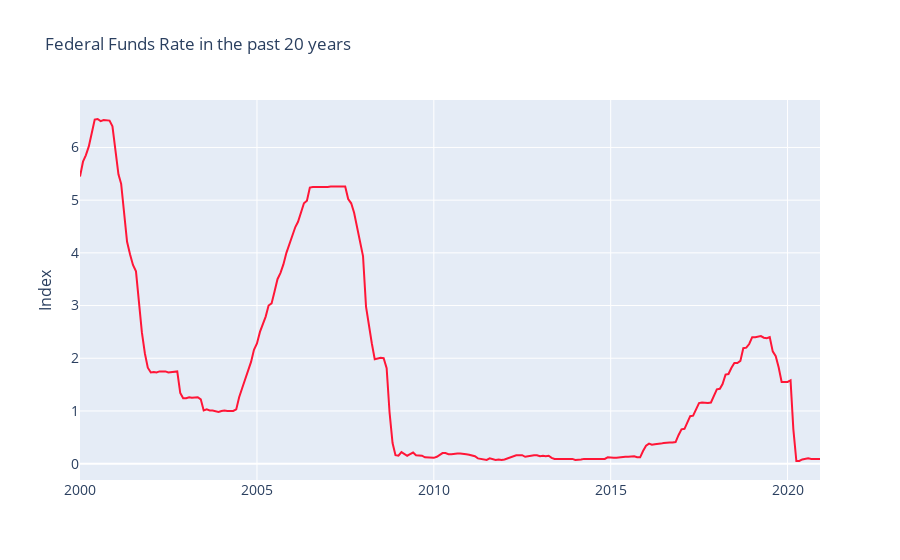

This figure's notebook cell:
### Markdown cell above
From the plot we see that Federal funds rate has varied throughout the years. After the recession of 2008 we see that these rates remained low for a large period of time until 2016.

### Code cell
fig = go.Figure()
fig.add_trace(go.Line(x=interest_rates['DATE'], y= interest_rates['FEDFUNDS'], name='Interest Rates', marker_color='rgb(255, 22, 55)'))
fig.update_layout(title='Federal Funds Rate in the past 20 years',xaxis_tickfont_size=14,
                  yaxis=dict(title='Index',titlefont_size=16,tickfont_size=14,),
    legend=dict(x=0,y=1.0,bgcolor='rgba(255, 255, 255,0)',bordercolor='rgba(255, 255, 255, 0)'),barmode='group',bargap=0.15, bargroupgap=0.1)
fig.show()

### Figure 1 — Plotly figure (JSON) as saved in the notebook; plotly's stock layout.template omitted (floating-point values rounded to 4 significant figures; data arrays with more than 128 entries replaced by an {"elided": "..."} marker saying what was removed)
{"data": [{"marker": {"color": "rgb(255, 22, 55)"}, "name": "Interest Rates", "type": "scatter", "x": {"elided": "252 str values"}, "y": {"elided": "252 float values"}}], "layout": {"bargap": 0.15, "bargroupgap": 0.1, "barmode": "group", "legend": {"bgcolor": "rgba(255, 255, 255,0)", "bordercolor": "rgba(255, 255, 255, 0)", "x": 0, "y": 1}, "title": {"text": "Federal Funds Rate in the past 20 years"}, "xaxis": {"tickfont": {"size": 14}}, "yaxis": {"tickfont": {"size": 14}, "title": {"font": {"size": 16}, "text": "Index"}}}}
